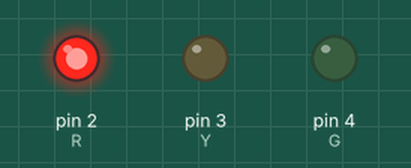
Simulated run of this sketch. Board: Arduino Uno, built with avr-gcc and run on an emulated ATmega328P. On the bench: output pins drawn as LEDs (lit = HIGH). What the sketch prints to the serial monitor is not drawn.

Above: at 5.0 s.
At 11.0 s:
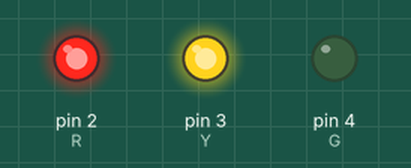
At 13.0 s:
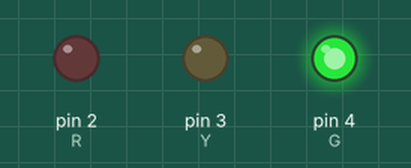
At 14.2 s:
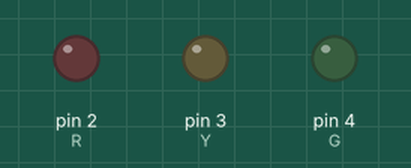
At 18.1 s:
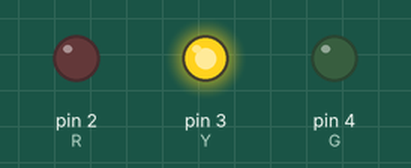
Timing chart, 0 to 24.9 s (numbered marks = the images above):
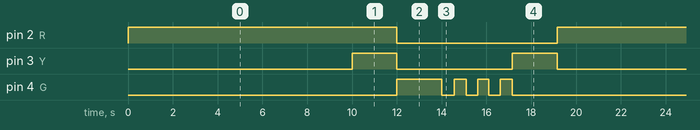

The sketch:

Light2.ino
```cpp
const int R = 2;
const int Y = 3;
const int G = 4;
long long qtime = 0;
char Signal=0x09;
void setup() {
Serial.begin(115200);
pinMode(R,OUTPUT);
pinMode(Y,OUTPUT);
pinMode(G,OUTPUT);

}

void loop() {
  qtime = millis();
  while(millis()-qtime < 10000){
    digitalWrite(Y,0);
    digitalWrite(R,1);
    Serial.write(0x00);
    delay(50);
  }
  qtime = millis();
  while(millis()-qtime < 2000){
    digitalWrite(Y,1);
    Serial.write(0x01);
    delay(50);
  }
  qtime = millis();
  while(millis()-qtime < 2000){
    digitalWrite(Y,0);
    digitalWrite(R,0);
    digitalWrite(G,1);
    Serial.write(0x02);
    delay(50);
  }
    qtime = millis();
  while(millis()-qtime < 500){
    digitalWrite(G,0);
    Serial.write(0x03);
    delay(50);
  }
    qtime = millis();
    while(millis()-qtime < 500){
    digitalWrite(G,1);
    Serial.write(0x03);
    delay(50);
  }
    qtime = millis();
    while(millis()-qtime < 500){
    digitalWrite(G,0);
    Serial.write(0x03);
    delay(50);
  }
    qtime = millis();
    while(millis()-qtime < 500){
    digitalWrite(G,1);
    Serial.write(0x03);
    delay(50);
  }
    qtime = millis();
    while(millis()-qtime < 500){
    digitalWrite(G,0);
    Serial.write(0x03);
    delay(50);
  }
    qtime = millis();
    while(millis()-qtime < 500){
    digitalWrite(G,1);
    Serial.write(0x03);
    delay(50);
  }
    qtime = millis();
    while(millis()-qtime < 2000){
    digitalWrite(Y,1);
    digitalWrite(G,0);
    Serial.write(0x0414);
    delay(50);
  }
}
```

Measured:
- by itself, pin 2 (R): alternates HIGH for 12.0 s and LOW for 7.0 s
- by itself, pin 3 (Y): repeats every 19.2 s: LOW 5.2 s, HIGH 2.0 s, LOW 10.0 s, HIGH 2.0 s
- by itself, pin 4 (G): repeats every 19.2 s: LOW 0.55 s, HIGH 0.55 s, LOW 0.50 s, HIGH 0.50 s, LOW 0.50 s, HIGH 0.55 s, LOW 14.0 s, HIGH 2.0 s
